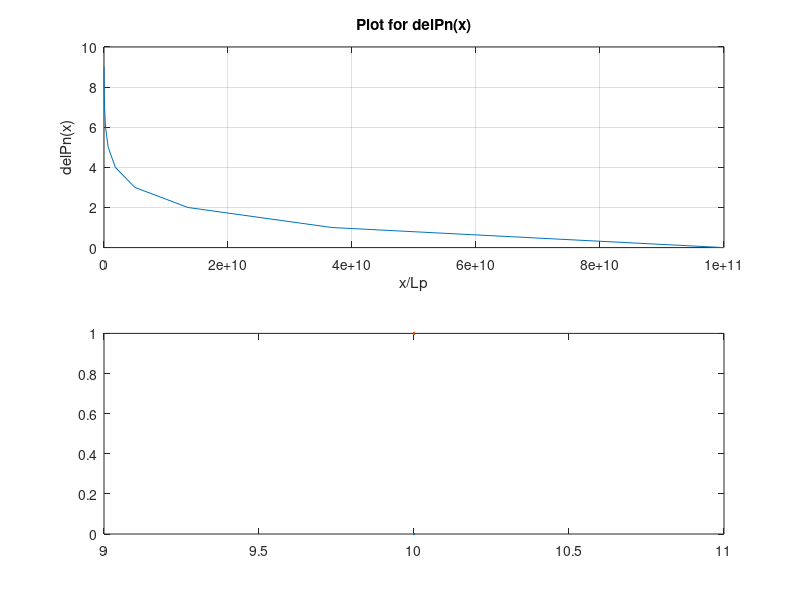

MATLAB code for this plot: (Note: this script raises an error after producing the figure.)
%Problem 3:
clc
%Defining Constants
Ei=0.56;
kT=0.0259;
ni=10e10;
ND=10e15;
pn0=10e10;
delPnx(1,1)=10e10;
E=0:1.2;
t(1,1)=0;
for i=1:10
    delPnx(1,i)=pn0*exp(-t(1,i));
    t(1,i+1)=t(1,i)+1;
    Ep(1,i)=Ei-(kT*log(delPnx(1,i)/ni));
end
FN=Ei+(kT*log(ND/ni));
FP=Ei-(kT*log(delPnx/ni));
t=t(:,1:10);
 
%Plot
%plot for pn(x) as a function of x/Lp
subplot(2,1,1);
plot(delPnx',t');
ylabel('delPn(x)');
xlabel('x/Lp');
title('Plot for delPn(x)');
grid;
%plot for Fermi Levels FN and FP
subplot(2,1,2);
plot(i,E);
hold on
yline(Ei);
xline(FN);
plot(delPnx,FP);
hold off
ylabel('E');
xlabel('x');
title("Fermi Level Plot");
grid;
